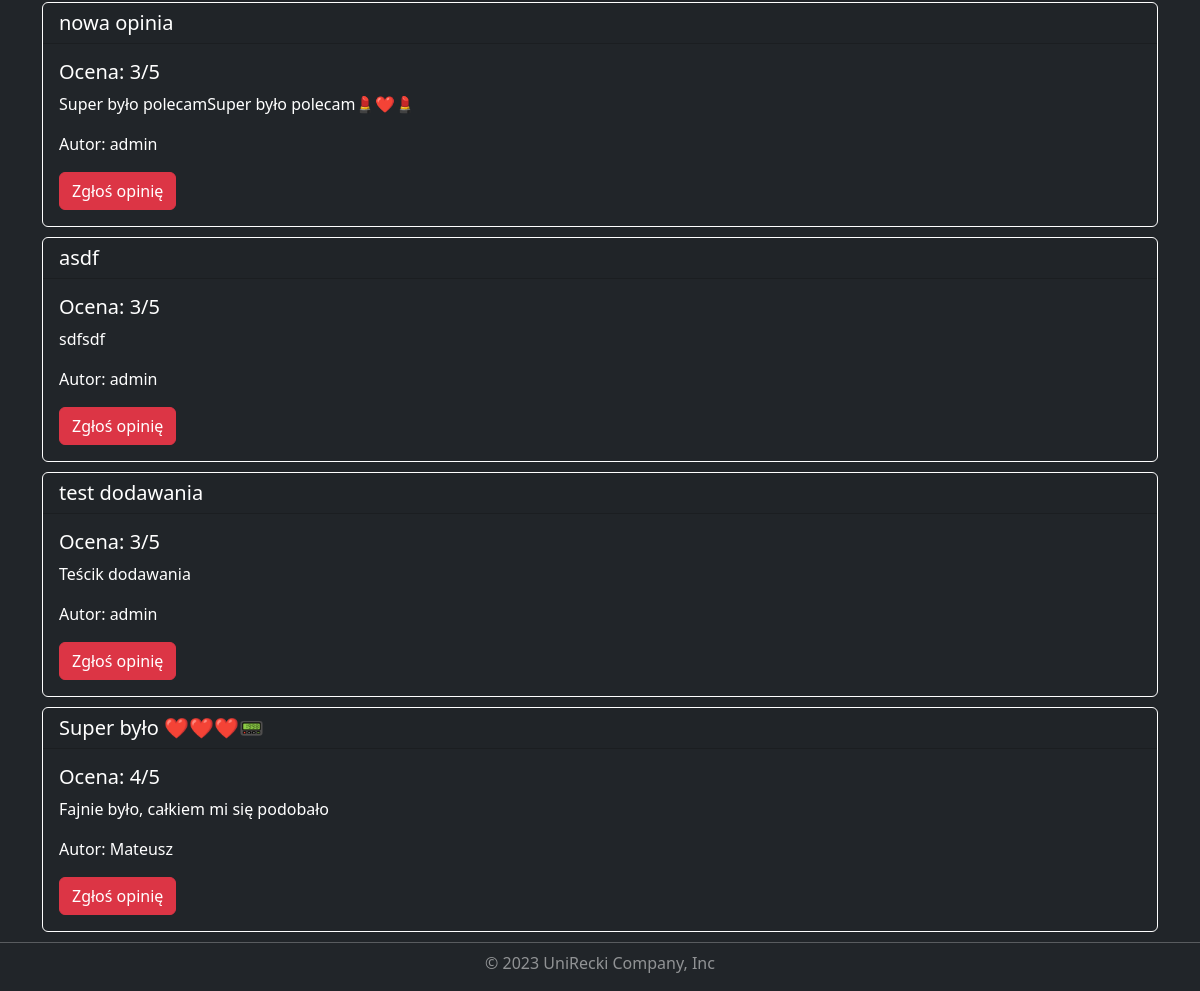
The page /university/2/ (lower part) on the database as committed earlier.
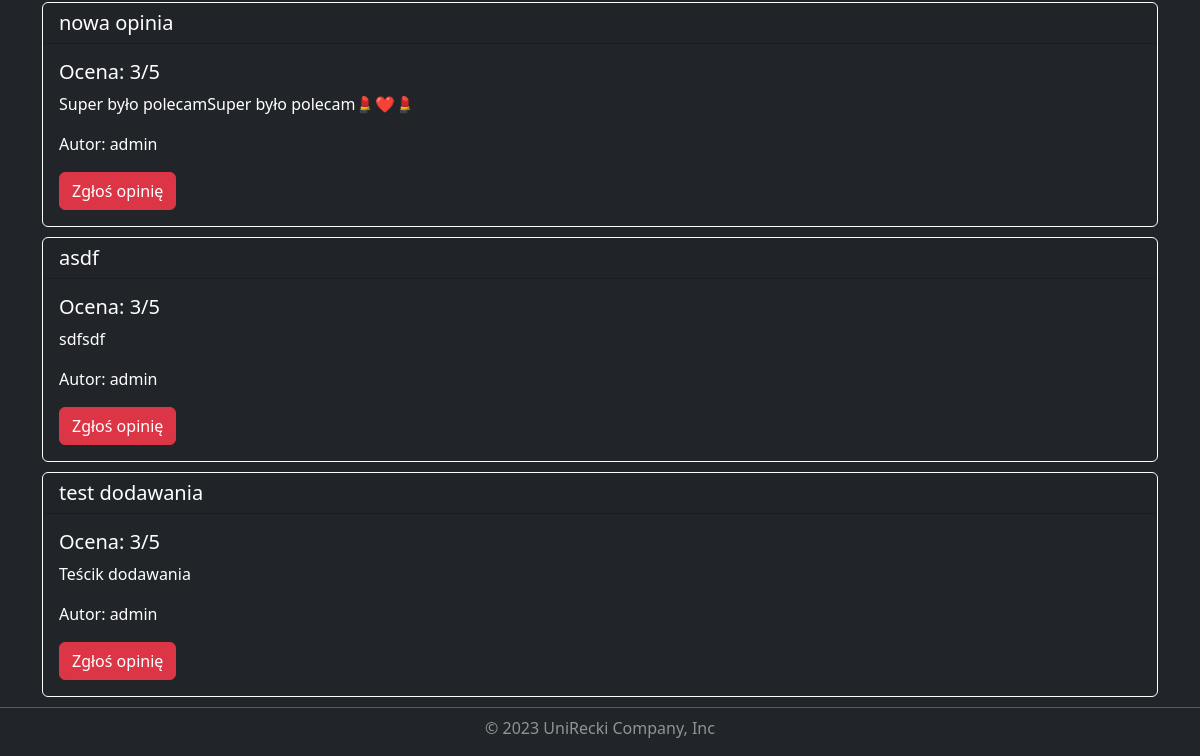
The same page on the database as committed later.
### universities/models.py (models this page shows, shortened)
class Review(models.Model):
    title = models.CharField( max_length=150)
    description = models.CharField( max_length=3000)
    rating = models.IntegerField(validators=[
            MaxValueValidator(5),
            MinValueValidator(1)
        ])
    add_date = models.DateTimeField(default=timezone.now, blank=True)
    university = models.ForeignKey(University, on_delete=models.CASCADE)
    user = models.ForeignKey(User, on_delete=models.CASCADE)
    class Meta:
        verbose_name = 'Review'
        verbose_name_plural = 'Reviews'

### universities/views.py (the view)
# urls.py: path('<int:pk>/', views.UniversityDetailView.as_view(), name='university_detail'),
class UniversityDetailView(DetailView):
    model = University
    template_name = 'universities/university_detail.html'  # Replace with your desired template name
    context_object_name = 'university'
    def get_context_data(self, **kwargs):
        context = super().get_context_data(**kwargs)
        university = self.get_object()
        reviews = university.review_set.all().order_by('-add_date')
        context['reviews'] = reviews
        return context

### universities/templates/universities/university_detail.html (shortened to what this page needs)
{% extends "base.html" %}
{% load static %}
{% block css %}
    <link rel="stylesheet" href="{% static "universities/university_detail.css" %}">
{% endblock css %}
{% block content %}
    <div class="container mt-5">
        {% for review in reviews %}
            <div class="card bg-dark">
                <h5 class="card-header ">{{ review.title }}</h5>
                <div class="card-body">
                    <h5 class="card-title">Ocena: {{ review.rating }}/5</h5>
                    <p class="card-text">{{ review.description }}</p>
                    <p class="card-text">Autor: {{ review.user.username }}</p>
                    <a href="{% url 'review_report_create' review.pk %}"
                       class="btn btn-danger">Zgłoś opinię</a>
                </div>
            </div>
        {% empty %}
            <p>Brak opinii dla tej uczelni.</p>
        {% endfor %}
    </div>
{% endblock content %}

Rows that differ between the two databases and show on the page:
removed Review: title "Super było ❤️❤️❤️📟", rating "4", description "Fajnie było, całkiem mi się podobało", user.username "Mateusz"
